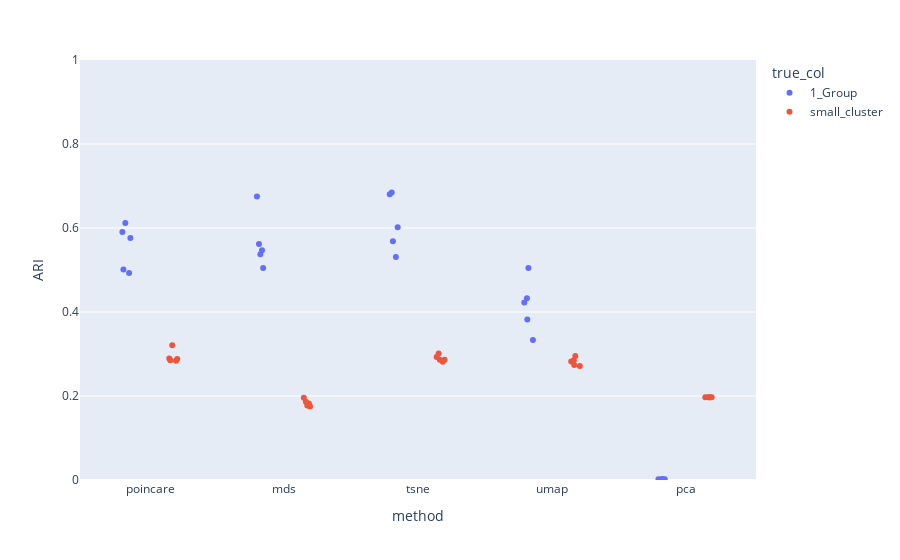

Notebook code for this chart:
### Code cell
fig = px.strip(df_results_clust, x='method', y='ARI', color = "true_col")
fig.update_yaxes(range = [0,1])
fig.show()

### Figure 1 — Plotly figure (JSON) as saved in the notebook; plotly's stock layout.template omitted (floating-point values rounded to 4 significant figures)
{"data": [{"alignmentgroup": "True", "boxpoints": "all", "fillcolor": "rgba(255,255,255,0)", "hoveron": "points", "hovertemplate": "true_col=1_Group<br>method=%{x}<br>ARI=%{y}<extra></extra>", "legendgroup": "1_Group", "line": {"color": "rgba(255,255,255,0)"}, "marker": {"color": "#636efa"}, "name": "1_Group", "offsetgroup": "1_Group", "orientation": "v", "pointpos": 0, "showlegend": true, "type": "box", "x": ["poincare", "mds", "tsne", "umap", "pca", "poincare", "mds", "tsne", "umap", "pca", "poincare", "mds", "tsne", "umap", "pca", "poincare", "mds", "tsne", "umap", "pca", "poincare", "mds", "tsne", "umap", "pca"], "x0": " ", "xaxis": "x", "y": [0.5763, 0.6748, 0.6844, 0.4228, 0.001641, 0.6122, 0.5049, 0.5682, 0.5048, 0.001641, 0.493, 0.5377, 0.6804, 0.3824, 0.001641, 0.5905, 0.547, 0.602, 0.4329, 0.001641, 0.5011, 0.5616, 0.5312, 0.3334, 0.001641], "y0": " ", "yaxis": "y"}, {"alignmentgroup": "True", "boxpoints": "all", "fillcolor": "rgba(255,255,255,0)", "hoveron": "points", "hovertemplate": "true_col=small_cluster<br>method=%{x}<br>ARI=%{y}<extra></extra>", "legendgroup": "small_cluster", "line": {"color": "rgba(255,255,255,0)"}, "marker": {"color": "#EF553B"}, "name": "small_cluster", "offsetgroup": "small_cluster", "orientation": "v", "pointpos": 0, "showlegend": true, "type": "box", "x": ["poincare", "mds", "tsne", "umap", "pca", "poincare", "mds", "tsne", "umap", "pca", "poincare", "mds", "tsne", "umap", "pca", "poincare", "mds", "tsne", "umap", "pca", "poincare", "mds", "tsne", "umap", "pca"], "x0": " ", "xaxis": "x", "y": [0.2838, 0.1818, 0.2813, 0.285, 0.1971, 0.2879, 0.1773, 0.3013, 0.274, 0.1971, 0.3211, 0.1864, 0.286, 0.2823, 0.1971, 0.2852, 0.1748, 0.2865, 0.2713, 0.1971, 0.2891, 0.1956, 0.2931, 0.2953, 0.1971], "y0": " ", "yaxis": "y"}], "layout": {"boxmode": "group", "legend": {"title": {"text": "true_col"}, "tracegroupgap": 0}, "margin": {"t": 60}, "xaxis": {"anchor": "y", "domain": [0, 1], "title": {"text": "method"}}, "yaxis": {"anchor": "x", "domain": [0, 1], "range": [0, 1], "title": {"text": "ARI"}}}}
